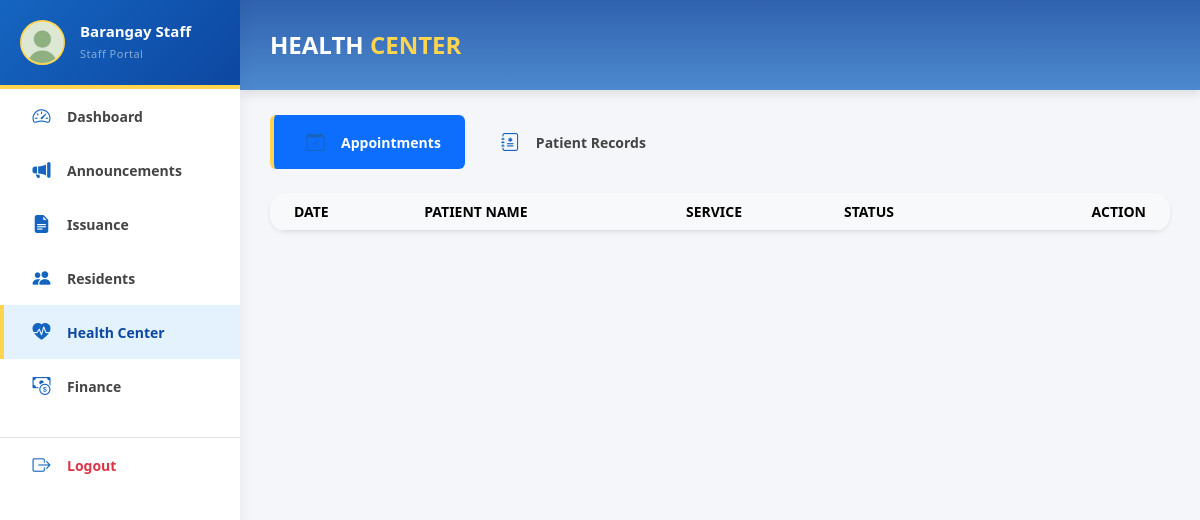
/pages/staff/staff_health.php (signed in), run on an earlier commit of the app's database.
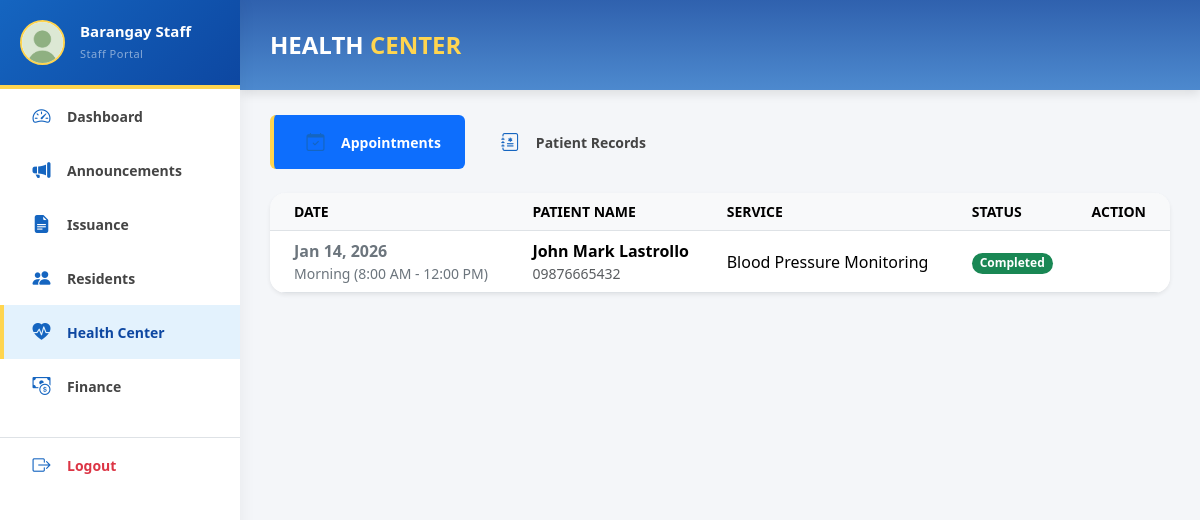
And on a later commit of the database.
### tables this page shows
CREATE TABLE `health_appointments` (
  `appointment_id` int(11) NOT NULL,
  `resident_id` int(11) NOT NULL,
  `service_type` varchar(100) NOT NULL,
  `appointment_date` date NOT NULL,
  `appointment_time` varchar(50) NOT NULL,
  `reason` text DEFAULT NULL,
  `status` varchar(50) DEFAULT 'Pending',
  `created_at` timestamp NOT NULL DEFAULT current_timestamp()
);

CREATE TABLE `resident_profiles` (
  `resident_id` int(11) NOT NULL,
  `user_id` int(11) DEFAULT NULL,
  `first_name` varchar(100) NOT NULL,
  `middle_name` varchar(100) DEFAULT NULL,
  `last_name` varchar(100) NOT NULL,
  `suffix_name` varchar(10) DEFAULT NULL,
  `birthdate` date NOT NULL,
  `birthplace` varchar(100) DEFAULT NULL,
  `age` int(3) NOT NULL,
  `gender` enum('Male','Female') NOT NULL,
  `is_pwd` enum('Yes','No') DEFAULT 'No',
  `pwd_id_file` varchar(255) DEFAULT NULL,
  `civil_status` varchar(50) NOT NULL,
  `contact_no` varchar(20) NOT NULL,
  `email` varchar(100) NOT NULL,
  `address` text NOT NULL,
  `city` varchar(100) DEFAULT NULL,
  `province` varchar(100) DEFAULT NULL,
  `purok` varchar(50) DEFAULT NULL,
  `household_no` varchar(50) DEFAULT NULL,
  `resident_since` int(4) DEFAULT NULL,
  `occupation` varchar(100) DEFAULT NULL,
  `monthly_income` varchar(50) DEFAULT NULL,
  `voter_status` enum('Registered','Not Registered') DEFAULT 'Not Registered',
  `is_family_head` enum('Yes','No') DEFAULT 'No',
  `status` enum('Active','Archived','Pending','Rejected') NOT NULL DEFAULT 'Pending',
  `image` varchar(255) DEFAULT NULL
);

### pages/staff/staff_health.php (the view, shortened to what this page needs)
<?php
require_once '../../backend/db_connect.php';
$sqlApp = "SELECT ha.*, r.first_name, r.last_name, r.contact_no
           FROM health_appointments ha
           JOIN resident_profiles r ON ha.resident_id = r.resident_id
           ORDER BY ha.appointment_date DESC";
$resApp = $conn->query($sqlApp)->fetchAll(PDO::FETCH_ASSOC);
?>
<!DOCTYPE html>
<html lang="en">
<head>
    <link href="../../css/bootstrap.min.css" rel="stylesheet">
    <link rel="stylesheet" href="https://cdn.jsdelivr.net/npm/bootstrap-icons@1.11.1/font/bootstrap-icons.css">
    <link rel="stylesheet" href="../../css/admin.css">
    <link rel="stylesheet" href="../../css/sidebar.css">
</head>
<body>
    <?php include '../../includes/staff_sidebar.php'; ?>
    <div id="main-content">
        <div class="header">
            <h1 class="header-title">HEALTH <span class="green">CENTER</span></h1>
        </div>
        <div class="content container-fluid pb-5">
            <ul class="nav nav-pills mb-4" id="healthTab" role="tablist">
                <li class="nav-item">
                    <button class="nav-link active fw-bold px-4" id="app-tab" data-bs-toggle="tab" data-bs-target="#appointments" type="button">
                        <i class="bi bi-calendar-check me-2"></i>Appointments
                    </button>
                </li>
                <li class="nav-item">
                    <button class="nav-link fw-bold px-4" id="rec-tab" data-bs-toggle="tab" data-bs-target="#records" type="button">
                        <i class="bi bi-journal-medical me-2"></i>Patient Records
                    </button>
                </li>
            </ul>
            <div class="tab-content">
                <div class="tab-pane fade show active" id="appointments">
                    <div class="card border-0 shadow-sm rounded-4">
                        <div class="card-body p-0">
                            <div class="table-responsive">
                                <table class="table table-hover align-middle mb-0">
                                    <thead class="bg-light text-uppercase small text-muted">
                                        <tr>
                                            <th class="ps-4">Date</th>
                                            <th>Patient Name</th>
                                            <th>Service</th>
                                            <th>Status</th>
                                            <th class="text-end pe-4">Action</th>
                                        </tr>
                                    </thead>
                                    <tbody>
                                        <?php foreach($resApp as $row):
                                            $badge = match($row['status']) {
                                                'Pending' => 'bg-warning text-dark',
                                                'Approved' => 'bg-primary',
                                                'Completed' => 'bg-success',
                                                'Cancelled' => 'bg-danger',
                                                default => 'bg-secondary'
                                            };
                                        ?>
                                        <tr>
                                            <td class="ps-4 fw-bold text-secondary">
                                                <?= date('M d, Y', strtotime($row['appointment_date'])) ?>
                                                <div class="small fw-normal"><?= $row['appointment_time'] ?></div>
                                            </td>
                                            <td>
                                                <span class="fw-bold"><?= htmlspecialchars($row['first_name'].' '.$row['last_name']) ?></span>
                                                <div class="small text-muted"><?= $row['contact_no'] ?></div>
                                            </td>
                                            <td><?= htmlspecialchars($row['service_type']) ?></td>
                                            <td><span class="badge rounded-pill <?= $badge ?>"><?= $row['status'] ?></span></td>
                                            <td class="text-end pe-4">
                                            </td>
                                        </tr>
                                        <?php endforeach; ?>
                                    </tbody>
                                </table>
                            </div>
                        </div>
                    </div>
                </div>
            </div>
        </div>
    </div>
</body>
</html>

What changed in the data, as far as the page shows it:
added health_appointments: appointment_date "Jan 14, 2026", appointment_time "Morning (8:00 AM - 12:00 PM)", resident.last_name "John Mark Lastrollo", resident.contact_no "09876665432", service_type "Blood Pressure Monitoring", status "Completed"
